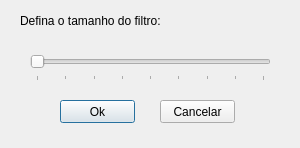
<?xml version="1.0" encoding="UTF-8"?>
<ui version="4.0">
 <class>Dialog</class>
 <widget class="QDialog" name="Dialog">
  <property name="geometry">
   <rect>
    <x>0</x>
    <y>0</y>
    <width>300</width>
    <height>148</height>
   </rect>
  </property>
  <property name="windowTitle">
   <string>Dialog</string>
  </property>
  <widget class="QPushButton" name="pushButton">
   <property name="geometry">
    <rect>
     <x>60</x>
     <y>100</y>
     <width>75</width>
     <height>23</height>
    </rect>
   </property>
   <property name="text">
    <string>Ok</string>
   </property>
  </widget>
  <widget class="QPushButton" name="pushButton_2">
   <property name="geometry">
    <rect>
     <x>160</x>
     <y>100</y>
     <width>75</width>
     <height>23</height>
    </rect>
   </property>
   <property name="text">
    <string>Cancelar</string>
   </property>
  </widget>
  <widget class="QSlider" name="horizontalSlider">
   <property name="enabled">
    <bool>true</bool>
   </property>
   <property name="geometry">
    <rect>
     <x>30</x>
     <y>50</y>
     <width>241</width>
     <height>31</height>
    </rect>
   </property>
   <property name="mouseTracking">
    <bool>true</bool>
   </property>
   <property name="focusPolicy">
    <enum>Qt::StrongFocus</enum>
   </property>
   <property name="minimum">
    <number>3</number>
   </property>
   <property name="maximum">
    <number>19</number>
   </property>
   <property name="singleStep">
    <number>2</number>
   </property>
   <property name="pageStep">
    <number>2</number>
   </property>
   <property name="value">
    <number>3</number>
   </property>
   <property name="sliderPosition">
    <number>3</number>
   </property>
   <property name="tracking">
    <bool>false</bool>
   </property>
   <property name="orientation">
    <enum>Qt::Horizontal</enum>
   </property>
   <property name="tickPosition">
    <enum>QSlider::TicksBelow</enum>
   </property>
   <property name="tickInterval">
    <number>2</number>
   </property>
  </widget>
  <widget class="QLabel" name="label">
   <property name="geometry">
    <rect>
     <x>20</x>
     <y>10</y>
     <width>171</width>
     <height>21</height>
    </rect>
   </property>
   <property name="text">
    <string>Defina o tamanho do filtro:</string>
   </property>
  </widget>
  <widget class="QLabel" name="label_2">
   <property name="geometry">
    <rect>
     <x>220</x>
     <y>40</y>
     <width>47</width>
     <height>13</height>
    </rect>
   </property>
   <property name="text">
    <string/>
   </property>
  </widget>
 </widget>
 <resources/>
 <connections/>
</ui>
